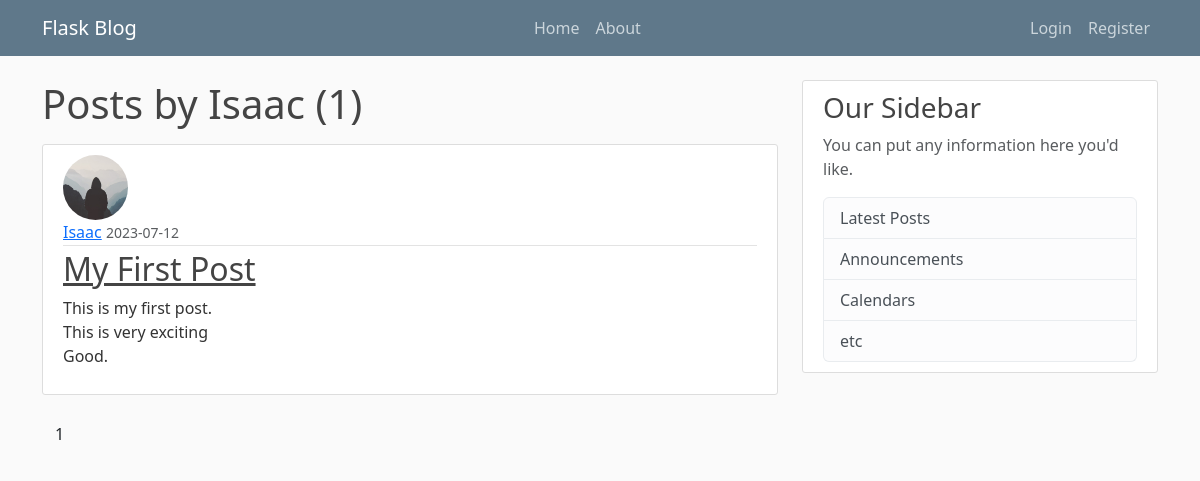
/user/Isaac, run on an earlier commit of the app's database.
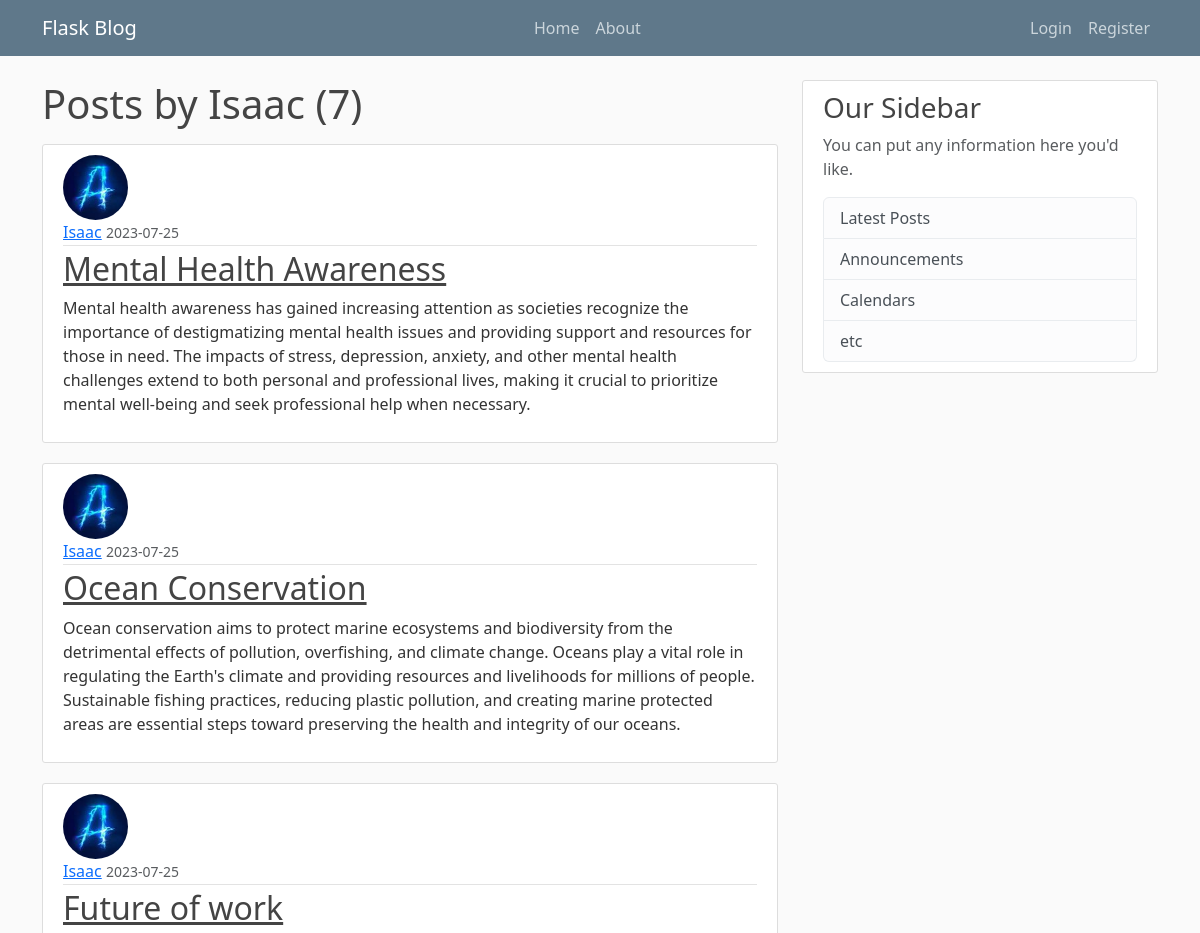
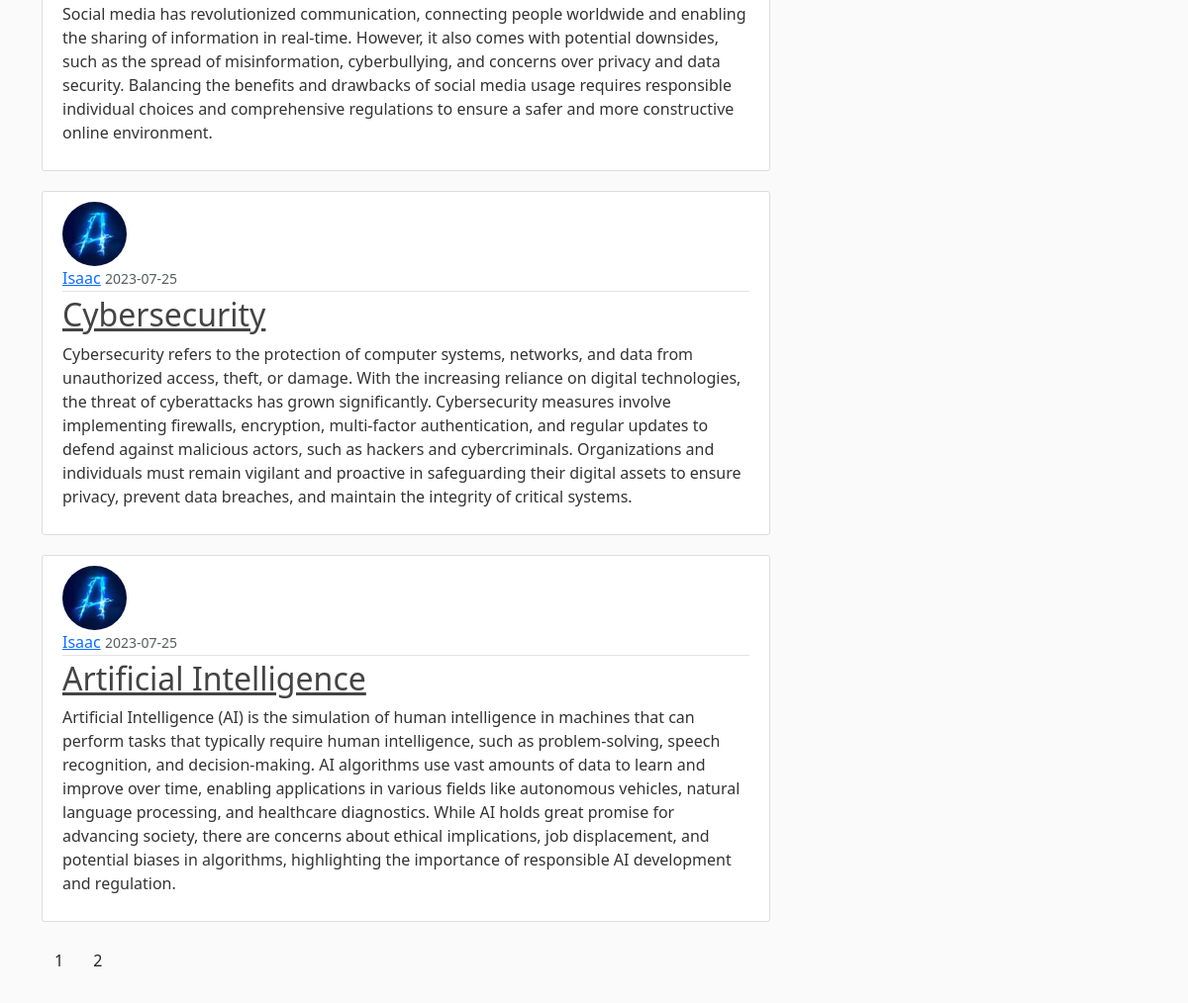
And on a later commit of the database (2 pictures, top to bottom).
### FlaskBlog/models.py (models this page shows, shortened)
class Post(db.Model):
    id = db.Column(db.Integer, primary_key=True)
    title = db.Column(db.String(100), nullable=False)
    date_posted = db.Column(db.DateTime, nullable=False, default=datetime.utcnow)
    content = db.Column(db.Text, nullable=False)
    user_id = db.Column(db.Integer, db.ForeignKey('user.id'), nullable=False)

class User(db.Model, UserMixin):
    id = db.Column(db.Integer, primary_key=True)
    username = db.Column(db.String(20), unique=True, nullable=False)
    email = db.Column(db.String(120), unique=True, nullable=False)
    image_file = db.Column(db.String(20), nullable=False, default='default.jpg')
    password = db.Column(db.String(60), nullable=False)
    posts = db.relationship('Post', backref='author', lazy=True)

### FlaskBlog/routes.py (the view)
@app.route("/user/<string:username>")
def user_posts(username):
    page = request.args.get('page', 1, type=int)
    user = User.query.filter_by(username=username).first_or_404()
    posts = Post.query.filter_by(author=user)\
        .order_by(Post.date_posted.desc())\
        .paginate(page=page, per_page=5)
    return render_template('user_posts.html', posts=posts, user=user)

### FlaskBlog/templates/user_posts.html
{% extends "layout.html" %}
{% block content %}
    <h1 class="mb-3">Posts by {{ user.username }} ({{ posts.total }}) </h1>
    {% for post in posts.items %}
        <article class="media content-section">
          <img class="rounded-circle article-img" src="{{ url_for('static', filename='profile_pic/' + post.author.image_file) }}">
          <div class="media-body">
            <div class="article-metadata">
              <a class="mr-2" href="{{ url_for('user_post', username=post.author.username) }}">{{ post.author.username }}</a>
              <small class="text-muted">{{ post.date_posted.strftime('%Y-%m-%d') }}</small>
            </div>
            <h2><a class="article-title" href="{{ url_for('post', post_id=post.id) }}">{{ post.title }}</a></h2>
            <p class="article-content">{{ post.content }}</p>
          </div>
        </article>
    {% endfor %}
    {% for page_num in posts.iter_pages(left_edge=1, right_edge=1, left_current=1, right_current=2) %}
        {% if page_num %}
            {% if posts.Page == page_num %}
                <a class="btn btn-info mb-4" href="{{ url_for('user_posts',username=user.username, page=page_num) }}">{{ page_num }}</a>
            {% else%}
                <a class="btn btn-outline info mb-4" href="{{ url_for('user_post',username=user.username, page=page_num) }}">{{ page_num }}</a>
            {% endif %}
        {% else%}
            ...
        {% endif %}
    {% endfor %}
{% endblock content %}

What changed in the data, as far as the page shows it:
no longer on this page (row unchanged): Post: image_file (placeholder picture), author.username "Isaac", date_posted "2023-07-12", title "My First Post", content "This is my first post. This is very exciting Good."
added Post: image_file (picture), author.username "Isaac", date_posted "2023-07-25", title "Mental Health Awareness", content "Mental health awareness has gained increasing attention as societies recognize the importance of destigmatizing mental health issues and providing support and resources for those in need. The impacts of stress, depression, anxiety, and other mental health challenges extend to both personal and professional lives, making it crucial to prioritize mental well-being and seek professional help when necessary."
added Post: image_file (picture), author.username "Isaac", date_posted "2023-07-25", title "Ocean Conservation", content "Ocean conservation aims to protect marine ecosystems and biodiversity from the detrimental effects of pollution, overfishing, and climate change. Oceans play a vital role in regulating the Earth's climate and providing resources and livelihoods for millions of people. Sustainable fishing practices, reducing plastic pollution, and creating marine protected areas are essential steps toward preserving the health and integrity of our oceans."
added Post: image_file (picture), author.username "Isaac", date_posted "2023-07-25", title "Future of work", content "Social media has revolutionized communication, connecting people worldwide and enabling the sharing of information in real-time. However, it also comes with potential downsides, such as the spread of misinformation, cyberbullying, and concerns over privacy and data security. Balancing the benefits and drawbacks of social media usage requires responsible individual choices and comprehensive regulations to ensure a safer and more constructive online environment."
added Post: image_file (picture), author.username "Isaac", date_posted "2023-07-25", title "Cybersecurity", content "Cybersecurity refers to the protection of computer systems, networks, and data from unauthorized access, theft, or damage. With the increasing reliance on digital technologies, the threat of cyberattacks has grown significantly. Cybersecurity measures involve implementing firewalls, encryption, multi-factor authentication, and regular updates to defend against malicious actors, such as hackers and cybercriminals. Organizations and individuals must remain vigilant and proactive in safeguarding their digital assets to ensure privacy, prevent data breaches, and maintain the integrity of critical systems."
added Post: image_file (picture), author.username "Isaac", date_posted "2023-07-25", title "Artificial Intelligence", content "Artificial Intelligence (AI) is the simulation of human intelligence in machines that can perform tasks that typically require human intelligence, such as problem-solving, speech recognition, and decision-making. AI algorithms use vast amounts of data to learn and improve over time, enabling applications in various fields like autonomous vehicles, natural language processing, and healthcare diagnostics. While AI holds great promise for advancing society, there are concerns about ethical implications, job displacement, and potential biases in algorithms, highlighting the importance of responsible AI development and regulation."
Also different on the page:
{{ posts.total }}: "1" → "7"
new list line: "2"
